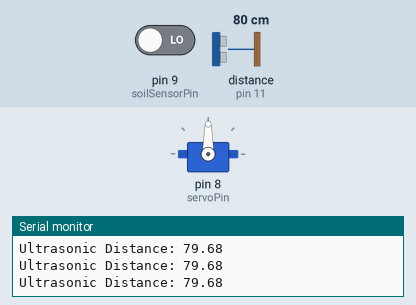
This sketch was run on a simulated Arduino Uno, built with avr-gcc and run on an emulated ATmega328P. Parts: servo, the last lines printed to the serial monitor. Wiring (inferred from the names in the program): ultrasonic range finder: trigger pin 10; echo pin 11. The inputs (shaded band) are chosen by the test bench; at power-on: distance to the obstacle (sensor on pin 11) 80 cm, pin 9 (soilSensorPin) LOW. The echo pulse lasts 58.3 µs per cm.

Above: at 1.2 s.
1.3 s: distance to the obstacle (sensor on pin 11) set to 17 cm
4.3 s: distance to the obstacle (sensor on pin 11) set to 13 cm
At 6.5 s:
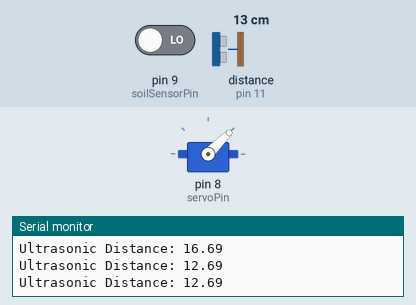
6.8 s: distance to the obstacle (sensor on pin 11) set to 299 cm
At 9.5 s:
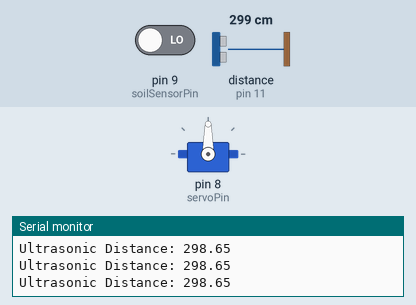
9.8 s: distance to the obstacle (sensor on pin 11) set to 2 cm
At 11.3 s:
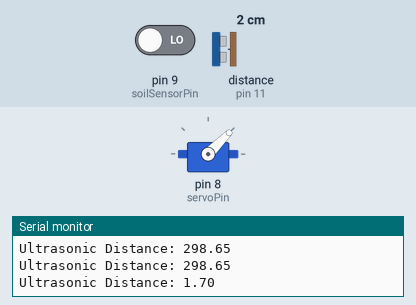
12.3 s: pin 9 (soilSensorPin) driven HIGH
At 14.1 s:
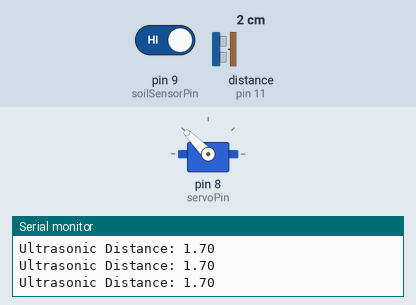
Timing chart, 0 to 15.3 s (numbered marks = the images above; inputs shaded):
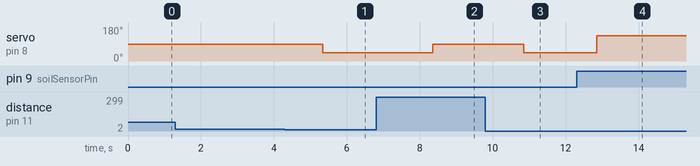

Measured:
- the behaviour switches between 16 and 15 cm on distance to the obstacle (sensor on pin 11) (found by bisection; images 0 and 1)
- after the input at 4.3 s, servo on pin 8 (servoPin): 90° → 45° after 1.0 s
- after the input at 6.8 s, servo on pin 8 (servoPin): 45° → 90° after 1.6 s
- after the input at 9.8 s, servo on pin 8 (servoPin): 90° → 45° after 1.1 s
- after the input at 12.3 s, servo on pin 8 (servoPin): 45° → 135° after 0.55 s

The sketch:

SegreGREATor_Code.ino
```cpp
#include <Servo.h>

const int soilSensorPin = 9;
const int servoPin = 8;
const int trigPin = 10;
const int echoPin = 11;

Servo myservo;

void setup() {
  pinMode(servoPin, OUTPUT);
  pinMode(trigPin, OUTPUT);
  pinMode(echoPin, INPUT);
  myservo.attach(servoPin);
  Serial.begin(9600);
}

float getDistanceUltrasonic() {
  digitalWrite(trigPin, LOW);
  delayMicroseconds(2);
  digitalWrite(trigPin, HIGH);
  delayMicroseconds(10);
  digitalWrite(trigPin, LOW);
  float duration = pulseIn(echoPin, HIGH);
  float distance = duration * 0.0343 / 2;
  return distance;
}

void loop() {
  float ultrasonicDistance = getDistanceUltrasonic();


  Serial.print("Ultrasonic Distance: ");
  Serial.println(ultrasonicDistance);

  if (ultrasonicDistance < 15) {
    delay(1000);
    if (digitalRead(soilSensorPin) == HIGH) {
      myservo.write(135);
      delay(1000);

    }
     if (digitalRead(soilSensorPin) == LOW) {
      myservo.write(45);
      delay(1000);
    }
  }
  else {
    myservo.write(90);
  }
}
```
